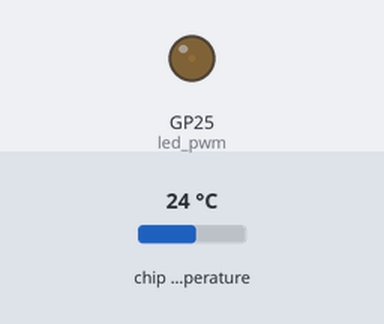
Recording of a program running on a simulated Raspberry Pi Pico running MicroPython. On the bench: output pins drawn as LEDs (lit = HIGH). The inputs (shaded band) are chosen by the test bench; at power-on: chip temperature 24 °C. Threads take turns every 2 ms; what the program prints to the serial console is not drawn.

Above: at 0.05 s.
At 0.9 s:
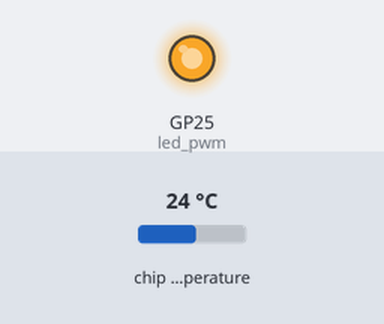
At 1.4 s:
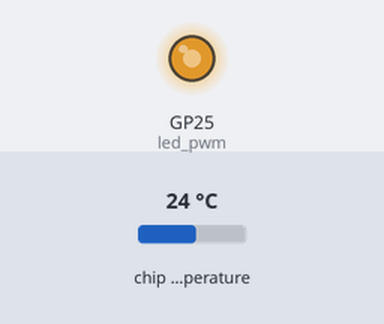
At 1.75 s:
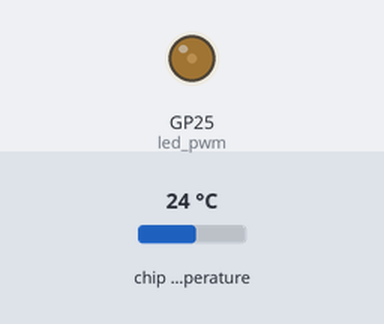
Timing chart, 0 to 4.7 s (numbered marks = the images above):
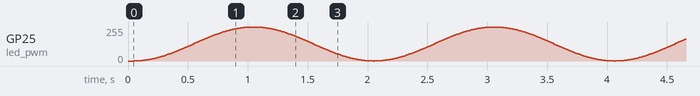

The program:

status.py
```python
# status.py - Raspberry Pi Pico 状态检查脚本

import os
import time
import math
import _thread
from machine import Pin, PWM, ADC, freq

def run():
    print("\n\n=== MicroPython 状态工具 ===\n")
    print("使用 help() 查看内建命令\nhelp():")
    help()
    print("\n--- 清屏指令 --- \nprint(\"\\x1b[2J\\x1b[H\")")

    # 系统信息
    print("\n--- 系统信息 ---")
    print(os.uname())

    # 当前时间
    print("\n--- 系统运行毫秒数 ---")
    print("time.ticks_ms():", time.ticks_ms(), "ms")

    # 文件列表
    print("\n--- 内部文件系统 ---")
    print("文件列表:")
    print(os.listdir())

    # 文件系统空间（单位: KB）
    stat = os.statvfs('/')
    total_kb = stat[0] * stat[2] // 1024
    free_kb = stat[0] * stat[3] // 1024
    print("总空间:\n {} KB".format(total_kb))
    print("剩余空间:\n {} KB".format(free_kb))

    # 当前主频（单位: MHz）
    cpu_mhz = freq() // 1_000_000
    print("\n--- 当前主频 ---")
    print("CPU Frequency:\n", cpu_mhz, "MHz")

    # 芯片温度
    print("\n--- 芯片温度传感器 ---")
    sensor_temp = ADC(4)
    conversion_factor = 3.3 / 65535
    reading = sensor_temp.read_u16()
    voltage = reading * conversion_factor
    temperature_c = 27 - (voltage - 0.706)/0.001721
    print("温度:\n", round(temperature_c, 2), "°C")

    # 引脚功能
    print_pico_pinout_full()

# 板载 LED 呼吸灯（无限循环）
def led_breath():
    print("\n--- 板载 LED 呼吸灯启动中（Ctrl+C 停止） ---\n")
    led_pwm = PWM(Pin(25))
    led_pwm.freq(1000)
    while True:
        for i in range(100):
            duty = int((1 - math.cos(math.pi * i / 100)) * 32767.5)
            led_pwm.duty_u16(duty)
            time.sleep(0.01)
        for i in range(100):
            duty = int((1 - math.cos(math.pi * (100 - i) / 100)) * 32767.5)
            led_pwm.duty_u16(duty)
            time.sleep(0.01)

def print_pico_pinout_full():
    left = [
        ["UART0 TX", "I2C0 SDA", "SPI0 RX",  "GP0",  " 1"],
        ["UART0 RX", "I2C0 SCL", "SPI0 CSn", "GP1",  " 2"],
        ["",         "",         "",         "GND",  " 3"],
        ["",         "I2C1 SDA", "SPI0 SCK", "GP2",  " 4"],
        ["",         "I2C1 SCL", "SPI0 TX",  "GP3",  " 5"],
        ["UART1 TX", "I2C0 SDA", "SPI0 RX",  "GP4",  " 6"],
        ["UART1 RX", "I2C0 SCL", "SPI0 CSn", "GP5",  " 7"],
        ["",         "",         "",         "GND",  " 8"],
        ["SPI0 RX",  "I2C1 SDA", "SPI0 SCK", "GP6",  " 9"],
        ["SPI0 CSn", "I2C1 SCL", "SPI0 TX",  "GP7",  "10"],
        ["UART1 TX", "I2C0 SDA", "SPI0 RX",  "GP8",  "11"],
        ["UART1 RX", "I2C0 SCL", "SPI0 CSn", "GP9",  "12"],
        ["",         "",         "",         "GND",  "13"],
        ["",         "I2C1 SDA", "SPI1 SCK", "GP10", "14"],
        ["",         "I2C1 SCL", "SPI1 TX",  "GP11", "15"],
        ["UART0 TX", "I2C0 SDA", "SPI1 RX",  "GP12", "16"],
        ["UART0 RX", "I2C0 SCL", "SPI1 CSn", "GP13", "17"],
        ["",         "",         "",         "GND",  "18"],
        ["",         "I2C1 SDA", "SPI1 SCK", "GP14", "19"],
        ["",         "I2C1 SCL", "SPI1 TX",  "GP15", "20"]
    ]

    right = [
        ["",         "",         "",         "VBUS",     "40"],
        ["",         "",         "",         "VSYS",     "39"],
        ["",         "",         "",         "GND",      "38"],
        ["",         "",         "",         "3V3_EN",   "37"],
        ["",         "",         "",         "3V3(OUT)", "36"],
        ["",         "",         "ADC_VREF", "",         "35"],
        ["",         "",         "ADC2",     "GP28",     "34"],
        ["",         "",         "AGND",     "GND",      "33"],
        ["",         "I2C1 SCL", "ADC1",     "GP27",     "32"],
        ["",         "I2C1 SDA", "ADC0",     "GP26",     "31"],
        ["",         "",         "",         "RUN",      "30"],
        ["",         "",         "",         "GP22",     "29"],
        ["",         "",         "",         "GND",      "28"],
        ["",         "I2C0 SCL", "",         "GP21",     "27"],
        ["",         "I2C0 SDA", "",         "GP20",     "26"],
        ["",         "I2C1 SCL", "SPI1 TX",  "GP19",     "25"],
        ["",         "I2C1 SDA", "SPI1 SCK", "GP18",     "24"],
        ["",         "",         "",         "GND",      "23"],
        ["UART0 RX", "I2C0 SCL", "SPI1 CSn", "GP17",     "22"],
        ["UART0 TX", "I2C0 SDA", "SPI1 RX",  "GP16",     "21"],
    ]

    print("\n--- PINOUT ---")
    print("┌─────────────────────────────────────────────────────────────────────────────────────────────────────────────┐")
    print("│                                           Raspberry Pi Pico Pinout                                          │")
    print("├──────────┬──────────┬──────────┬──────────┬──────────┬──────────┬──────────┬──────────┬──────────┬──────────┤")
    print("│ Func1    │ Func2    │ Func3    │ GPIO     │ Pin      │ Pin      │ GPIO     │ Func1    │ Func2    │ Func3    │")
    print("├──────────┼──────────┼──────────┼──────────┼──────────┼──────────┼──────────┼──────────┼──────────┼──────────┤")

    for l, r in zip(left, right):
        print("│ {0:<8} │ {1:<8} │ {2:<8} │ {3:<8} │ {4:<8} │ {5:<8} │ {6:<8} │ {7:<8} │ {8:<8} │ {9:<8} │".format(
            l[0], l[1], l[2], l[3], l[4],
            r[4], r[3], r[2], r[1], r[0]
        ))

    print("└──────────┴──────────┴──────────┴──────────┴──────────┴──────────┴──────────┴──────────┴──────────┴──────────┘")

# 仅在直接运行本文件时执行
if __name__ == "__main__":
    run()
    # 启动 LED 呼吸灯线程
    _thread.start_new_thread(led_breath, ())
    while(1):
        time.sleep(1)
```
